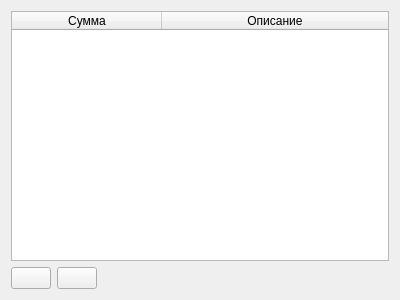
<?xml version="1.0" encoding="UTF-8"?>
<ui version="4.0">
 <class>TableWidget</class>
 <widget class="QWidget" name="TableWidget">
  <property name="geometry">
   <rect>
    <x>0</x>
    <y>0</y>
    <width>400</width>
    <height>300</height>
   </rect>
  </property>
  <property name="windowTitle">
   <string>Form</string>
  </property>
  <layout class="QGridLayout" name="_grid_layout">
   <item row="0" column="0">
    <widget class="QTableWidget" name="_table">
     <attribute name="horizontalHeaderDefaultSectionSize">
      <number>150</number>
     </attribute>
     <attribute name="horizontalHeaderStretchLastSection">
      <bool>true</bool>
     </attribute>
     <column>
      <property name="text">
       <string>Сумма</string>
      </property>
     </column>
     <column>
      <property name="text">
       <string>Описание</string>
      </property>
     </column>
    </widget>
   </item>
   <item row="1" column="0">
    <layout class="QHBoxLayout" name="_layout">
     <item>
      <widget class="QPushButton" name="_add_button">
       <property name="text">
        <string/>
       </property>
       <property name="icon">
        <iconset resource="files/resouce.qrc">
         <normaloff>:/edit_add.png</normaloff>:/edit_add.png</iconset>
       </property>
      </widget>
     </item>
     <item>
      <widget class="QPushButton" name="_delete_button">
       <property name="text">
        <string/>
       </property>
       <property name="icon">
        <iconset resource="files/resouce.qrc">
         <normaloff>:/edit_remove.png</normaloff>:/edit_remove.png</iconset>
       </property>
      </widget>
     </item>
     <item>
      <spacer name="_spacer">
       <property name="orientation">
        <enum>Qt::Horizontal</enum>
       </property>
       <property name="sizeHint" stdset="0">
        <size>
         <width>40</width>
         <height>20</height>
        </size>
       </property>
      </spacer>
     </item>
    </layout>
   </item>
  </layout>
 </widget>
 <resources>
  <include location="files/resouce.qrc"/>
 </resources>
 <connections/>
</ui>
